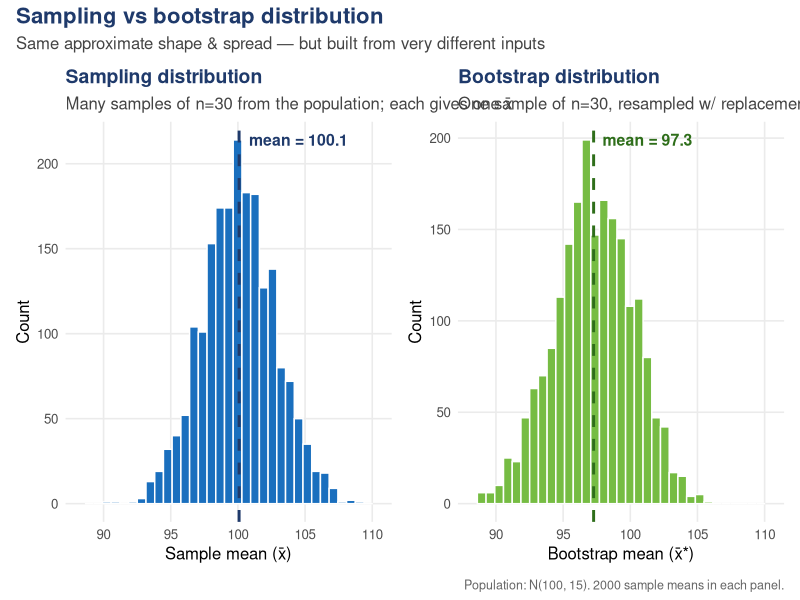
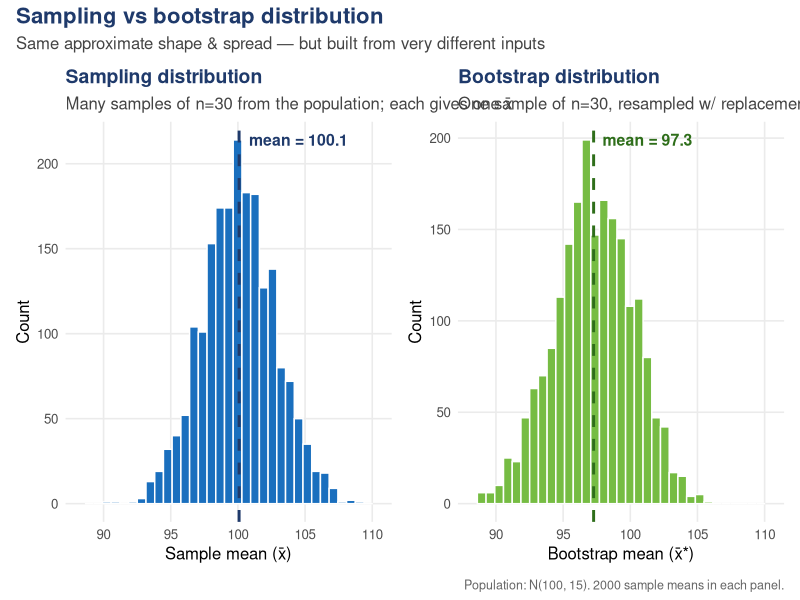
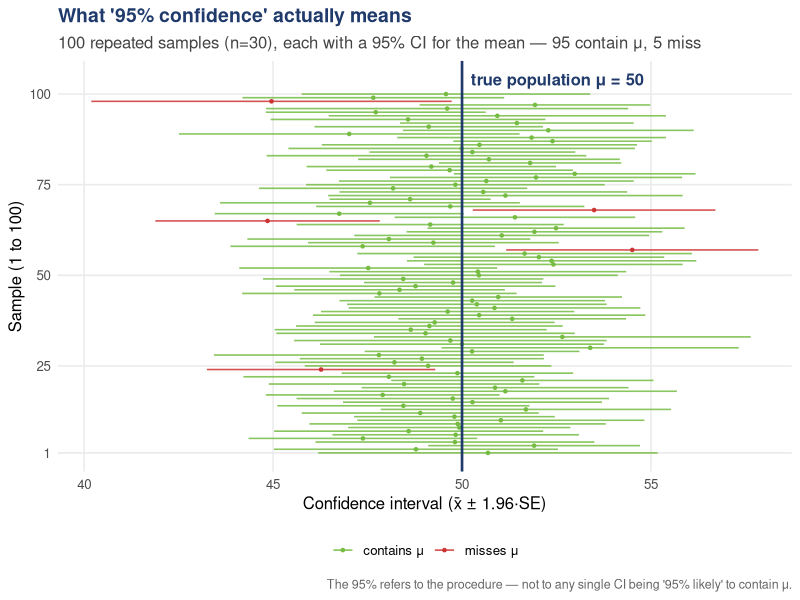
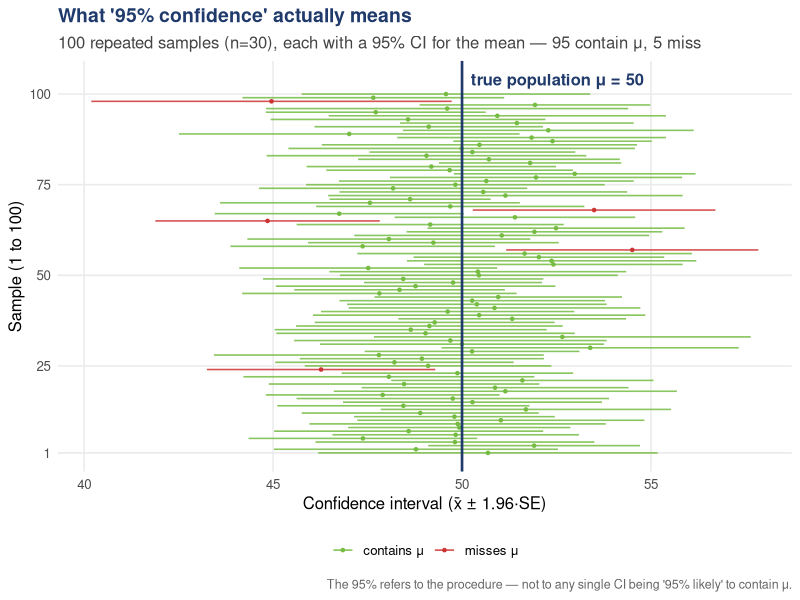
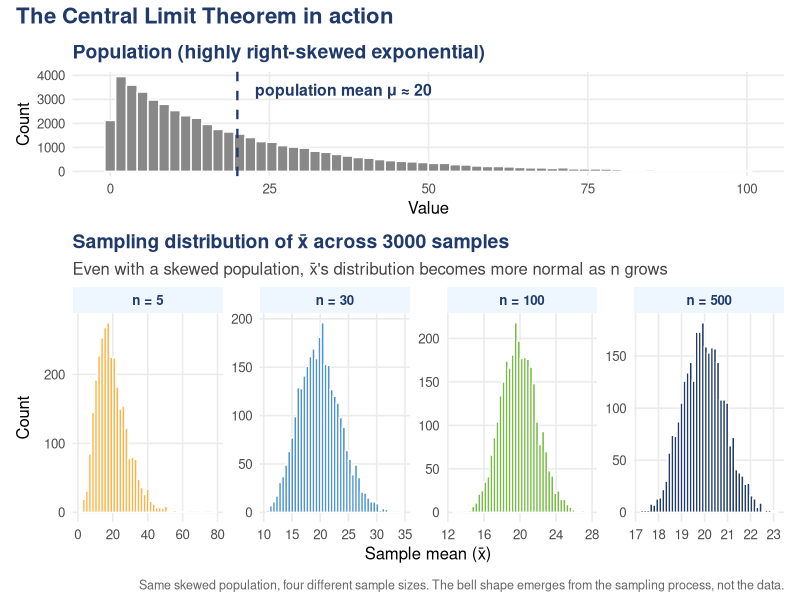
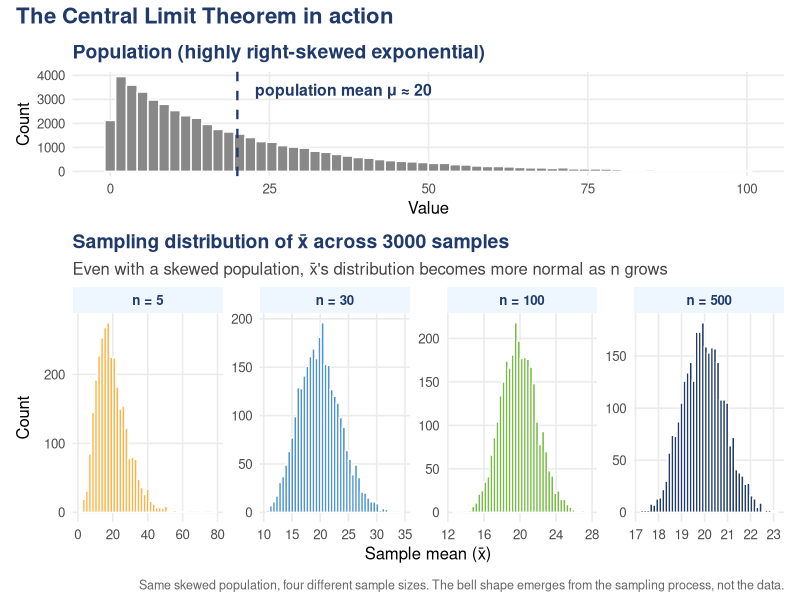
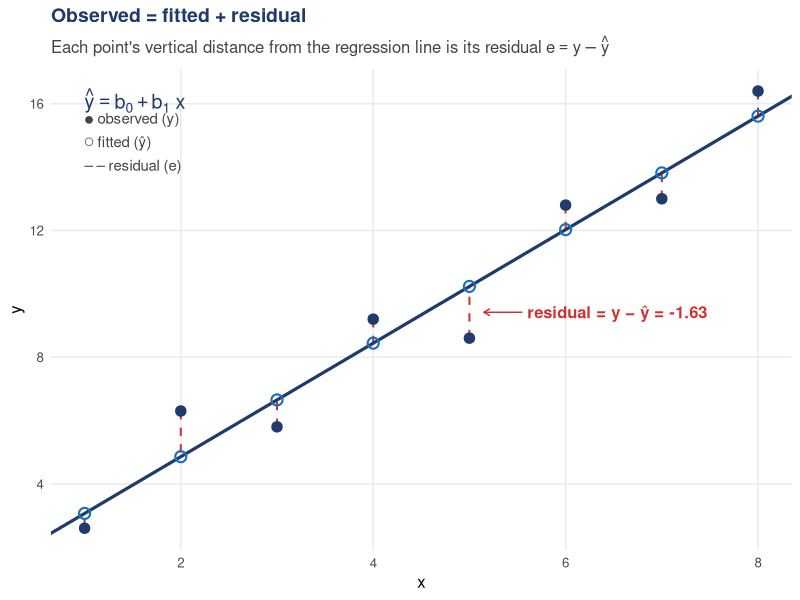
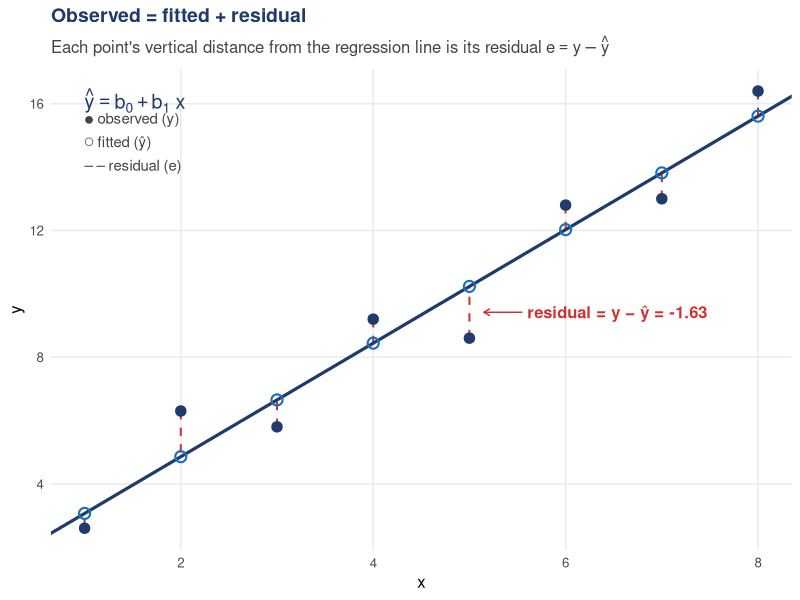

These charts were generated, in order, by the following R code:
#!/usr/bin/env Rscript
# Teaching diagrams generator
#
# Produces 8 instructor-quality diagrams for the concepts that students
# most often misunderstand. Each diagram is saved as BOTH:
#   * .svg  — vector format, scales infinitely; use in slides & print
#   * .png  — raster @ 144 dpi; for inline preview & quick screenshots
#
# Output dir: instructor-solutions/_site/diagrams/
# Linked from instructor-solutions/diagrams.qmd
#
# Run:  Rscript scripts/build_diagrams.R

suppressPackageStartupMessages({
  library(ggplot2)
  library(dplyr)
  library(tidyr)
  library(patchwork)
})

book <- "/Users/chesterismay/Desktop/repos/ModernDive_book"
if (dir.exists(book)) setwd(book)

out_dir <- "instructor-solutions/_site/diagrams"
dir.create(out_dir, showWarnings = FALSE, recursive = TRUE)

# Consistent visual identity — ModernDive navy / blue / green palette,
# uniform fonts, clean grids, large legible titles.
theme_md <- function(base_size = 12) {
  theme_minimal(base_size = base_size) +
    theme(
      plot.title = element_text(face = "bold", color = "#1F3A6B", size = base_size + 2),
      plot.subtitle = element_text(color = "#444", size = base_size),
      strip.text = element_text(face = "bold", color = "#1F3A6B"),
      strip.background = element_rect(fill = "#EEF6FF", color = NA),
      legend.position = "bottom",
      panel.grid.minor = element_blank(),
      panel.background = element_rect(fill = "white", color = NA),
      plot.background = element_rect(fill = "white", color = NA)
    )
}

save_diagram <- function(p, name, width = 10, height = 6) {
  svg_path <- file.path(out_dir, paste0(name, ".svg"))
  png_path <- file.path(out_dir, paste0(name, ".png"))
  ggsave(svg_path, p, width = width, height = height, device = "svg", bg = "white")
  ggsave(png_path, p, width = width, height = height, device = "png", dpi = 144, bg = "white")
  cat(sprintf("  wrote %s.svg + %s.png\n", name, name))
}

# ============================================================
# 1. Sampling distribution vs bootstrap distribution
# ============================================================
diagram_sampling_vs_bootstrap <- function() {
  cat("[1] sampling vs bootstrap\n")
  set.seed(42)

  population <- rnorm(50000, mean = 100, sd = 15)
  many_means <- replicate(2000, mean(sample(population, 30)))

  set.seed(100)
  one_sample <- sample(population, 30)
  boot_means <- replicate(2000, mean(sample(one_sample, replace = TRUE)))

  d <- bind_rows(
    data.frame(value = many_means, type = "Sampling distribution"),
    data.frame(value = boot_means, type = "Bootstrap distribution")
  )
  d$type <- factor(d$type, levels = c("Sampling distribution", "Bootstrap distribution"))

  # Range for shared x-axis so the two are directly comparable
  xrng <- range(d$value)

  p1 <- ggplot(filter(d, type == "Sampling distribution"), aes(x = value)) +
    geom_histogram(fill = "#1A6FBE", color = "white", bins = 35) +
    geom_vline(xintercept = mean(many_means), linetype = "dashed", color = "#1F3A6B", linewidth = 1) +
    annotate("text", x = mean(many_means), y = Inf, label = sprintf("mean = %.1f", mean(many_means)),
             color = "#1F3A6B", hjust = -0.1, vjust = 2, fontface = "bold", size = 4) +
    xlim(xrng) +
    labs(
      title = "Sampling distribution",
      subtitle = "Many samples of n=30 from the population; each gives one x̄",
      x = "Sample mean (x̄)", y = "Count"
    ) +
    theme_md()

  p2 <- ggplot(filter(d, type == "Bootstrap distribution"), aes(x = value)) +
    geom_histogram(fill = "#76BC43", color = "white", bins = 35) +
    geom_vline(xintercept = mean(boot_means), linetype = "dashed", color = "#2E6E1A", linewidth = 1) +
    annotate("text", x = mean(boot_means), y = Inf, label = sprintf("mean = %.1f", mean(boot_means)),
             color = "#2E6E1A", hjust = -0.1, vjust = 2, fontface = "bold", size = 4) +
    xlim(xrng) +
    labs(
      title = "Bootstrap distribution",
      subtitle = "One sample of n=30, resampled w/ replacement → 2000 x̄*'s",
      x = "Bootstrap mean (x̄*)", y = "Count"
    ) +
    theme_md()

  combined <- (p1 | p2) +
    plot_annotation(
      title = "Sampling vs bootstrap distribution",
      subtitle = "Same approximate shape & spread — but built from very different inputs",
      caption = "Population: N(100, 15). 2000 sample means in each panel.",
      theme = theme(
        plot.title = element_text(face = "bold", color = "#1F3A6B", size = 16),
        plot.subtitle = element_text(color = "#444", size = 12),
        plot.caption = element_text(color = "#666", size = 9)
      )
    )

  save_diagram(combined, "01_sampling_vs_bootstrap", width = 13, height = 5.2)
}

# ============================================================
# 2. 95% CI coverage in repeated sampling
# ============================================================
diagram_ci_coverage <- function() {
  cat("[2] 95% CI coverage\n")
  set.seed(42)
  mu <- 50; sigma <- 10
  n_samples <- 100
  n <- 30

  sims <- t(replicate(n_samples, {
    s <- rnorm(n, mu, sigma)
    m <- mean(s); se <- sd(s) / sqrt(n)
    c(lower = m - 1.96*se, upper = m + 1.96*se, mean = m)
  }))
  df <- as.data.frame(sims)
  df$id <- seq_len(n_samples)
  df$covers <- df$lower <= mu & df$upper >= mu
  df$status <- ifelse(df$covers, "contains μ", "misses μ")

  n_miss <- sum(!df$covers)
  n_cov  <- sum(df$covers)

  p <- ggplot(df, aes(y = id)) +
    geom_segment(aes(x = lower, xend = upper, yend = id, color = status), linewidth = 0.55, alpha = 0.85) +
    geom_point(aes(x = mean, color = status), size = 0.9) +
    geom_vline(xintercept = mu, color = "#1F3A6B", linewidth = 0.9) +
    annotate("text", x = mu, y = n_samples + 4, label = "true population μ = 50",
             color = "#1F3A6B", fontface = "bold", size = 4.2, hjust = -0.05) +
    scale_color_manual(values = c("contains μ" = "#76BC43", "misses μ" = "#CC3333")) +
    scale_y_continuous(breaks = c(1, 25, 50, 75, 100)) +
    labs(
      title = "What '95% confidence' actually means",
      subtitle = sprintf("100 repeated samples (n=30), each with a 95%% CI for the mean — %d contain μ, %d miss",
                         n_cov, n_miss),
      x = "Confidence interval (x̄ ± 1.96·SE)",
      y = "Sample (1 to 100)",
      color = NULL,
      caption = "The 95% refers to the procedure — not to any single CI being '95% likely' to contain μ."
    ) +
    theme_md() +
    theme(plot.caption = element_text(color = "#666", size = 9))

  save_diagram(p, "02_ci_coverage", width = 11, height = 8)
}

# ============================================================
# 3. CLT in action (skewed population → normal sampling dist as n grows)
# ============================================================
diagram_clt <- function() {
  cat("[3] CLT in action\n")
  set.seed(42)

  pop <- data.frame(x = rexp(50000, rate = 0.05))  # Heavily right-skewed
  pop_mean <- mean(pop$x)

  ns <- c(5, 30, 100, 500)
  draws <- function(n, k = 3000) {
    data.frame(
      n = factor(paste("n =", n), levels = paste("n =", ns)),
      sample_mean = replicate(k, mean(sample(pop$x, n, replace = TRUE)))
    )
  }
  dist_df <- bind_rows(lapply(ns, draws))

  pop_plot <- ggplot(filter(pop, x < 100), aes(x = x)) +
    geom_histogram(fill = "#888", color = "white", bins = 60) +
    geom_vline(xintercept = pop_mean, linetype = "dashed", color = "#1F3A6B", linewidth = 0.8) +
    annotate("text", x = pop_mean, y = Inf, label = sprintf("population mean μ ≈ %.0f", pop_mean),
             color = "#1F3A6B", hjust = -0.1, vjust = 2, fontface = "bold", size = 4) +
    labs(title = "Population (highly right-skewed exponential)",
         x = "Value", y = "Count") +
    theme_md()

  sd_plot <- ggplot(dist_df, aes(x = sample_mean, fill = n)) +
    geom_histogram(color = "white", bins = 45) +
    facet_wrap(~ n, ncol = 4, scales = "free") +
    scale_fill_manual(values = c("n = 5" = "#FFB347", "n = 30" = "#4D93D3",
                                  "n = 100" = "#76BC43", "n = 500" = "#1F3A6B"),
                      guide = "none") +
    labs(title = "Sampling distribution of x̄ across 3000 samples",
         subtitle = "Even with a skewed population, x̄'s distribution becomes more normal as n grows",
         x = "Sample mean (x̄)", y = "Count") +
    theme_md()

  combined <- pop_plot / sd_plot +
    plot_layout(heights = c(1, 2)) +
    plot_annotation(
      title = "The Central Limit Theorem in action",
      caption = "Same skewed population, four different sample sizes. The bell shape emerges from the sampling process, not the data.",
      theme = theme(
        plot.title = element_text(face = "bold", color = "#1F3A6B", size = 16),
        plot.caption = element_text(color = "#666", size = 9)
      )
    )

  save_diagram(combined, "03_clt", width = 12, height = 8)
}

# ============================================================
# 4. Regression: observed = fitted + residual
# ============================================================
diagram_residuals <- function() {
  cat("[4] regression residuals\n")
  set.seed(7)
  d <- data.frame(x = c(1, 2, 3, 4, 5, 6, 7, 8))
  d$y <- 1.5 + 1.7 * d$x + c(-0.6, 1.4, -0.8, 0.9, -1.4, 1.1, -0.4, 1.3)
  fit <- lm(y ~ x, d)
  d$fitted <- predict(fit)
  d$resid  <- d$y - d$fitted

  # Pick one point to annotate explicitly
  hi <- which.max(abs(d$resid))

  p <- ggplot(d, aes(x = x, y = y)) +
    geom_segment(aes(xend = x, yend = fitted), color = "#CC3333",
                 linetype = "dashed", linewidth = 0.7) +
    geom_abline(slope = coef(fit)["x"], intercept = coef(fit)["(Intercept)"],
                color = "#1F3A6B", linewidth = 1.1) +
    geom_point(aes(y = fitted), size = 3, color = "#1A6FBE", shape = 1, stroke = 1.1) +
    geom_point(size = 3.2, color = "#1F3A6B") +
    annotate("segment", x = d$x[hi] + 0.55, xend = d$x[hi] + 0.15,
             y = (d$y[hi] + d$fitted[hi]) / 2, yend = (d$y[hi] + d$fitted[hi]) / 2,
             arrow = arrow(length = unit(0.18, "cm")), color = "#CC3333") +
    annotate("text", x = d$x[hi] + 0.6, y = (d$y[hi] + d$fitted[hi]) / 2,
             label = sprintf("residual = y − ŷ = %.2f", d$resid[hi]),
             color = "#CC3333", hjust = 0, fontface = "bold", size = 4.2) +
    annotate("text", x = 1, y = max(d$y) - 0.3,
             label = expression(hat(y) == b[0] + b[1]~x),
             color = "#1F3A6B", hjust = 0, size = 5) +
    annotate("text", x = 1, y = max(d$y) - 1.6,
             label = "● observed (y)\n○ fitted (ŷ)\n– – residual (e)",
             color = "#444", hjust = 0, size = 3.8, lineheight = 1.3) +
    labs(
      title = "Observed = fitted + residual",
      subtitle = expression("Each point's vertical distance from the regression line is its residual" ~ e == y - hat(y)),
      x = "x", y = "y"
    ) +
    theme_md()

  save_diagram(p, "04_regression_residuals", width = 10, height = 6.5)
}

# ============================================================
# 5. LINE diagnostic plots — what each violation looks like
# ============================================================
diagram_line <- function() {
  cat("[5] LINE diagnostic plots\n")
  set.seed(42)
  n <- 120

  # L violation — linearity (curved residuals)
  x_L <- runif(n, 0, 10)
  y_L <- 2 + 0.5 * x_L^2 + rnorm(n, sd = 3)
  fit_L <- lm(y_L ~ x_L)
  d_L <- data.frame(fitted = fitted(fit_L), resid = resid(fit_L))

  # I violation — independence (residuals over time autocorrelated)
  t <- 1:n
  noise <- arima.sim(list(ar = 0.85), n = n) * 1.5
  y_I <- 5 + 0.03 * t + as.numeric(noise)
  fit_I <- lm(y_I ~ t)
  d_I <- data.frame(t = t, resid = resid(fit_I))

  # N violation — normality (heavy-tailed residuals via t-dist)
  resids_N <- rt(n, df = 3) * 2
  d_N <- data.frame(theoretical = qnorm(ppoints(n)), sample = sort(resids_N))

  # E violation — equal variance (fan-shaped residuals)
  x_E <- runif(n, 0, 10)
  y_E <- 2 + 0.5 * x_E + rnorm(n, sd = 0.4 * x_E)
  fit_E <- lm(y_E ~ x_E)
  d_E <- data.frame(fitted = fitted(fit_E), resid = resid(fit_E))

  p_L <- ggplot(d_L, aes(x = fitted, y = resid)) +
    geom_hline(yintercept = 0, color = "gray60", linetype = "dashed") +
    geom_point(color = "#CC3333", size = 1.8, alpha = 0.7) +
    geom_smooth(se = FALSE, color = "#1F3A6B", linewidth = 0.9) +
    labs(title = "L — Linearity violated",
         subtitle = "Curved (U-shaped) pattern in residuals vs fitted",
         x = "Fitted values", y = "Residuals") +
    theme_md(base_size = 11)

  p_I <- ggplot(d_I, aes(x = t, y = resid)) +
    geom_hline(yintercept = 0, color = "gray60", linetype = "dashed") +
    geom_line(color = "#CC3333", linewidth = 0.6) +
    geom_point(color = "#CC3333", size = 1.6, alpha = 0.7) +
    labs(title = "I — Independence violated",
         subtitle = "Residuals stay positive/negative in runs (autocorrelation)",
         x = "Observation order (time)", y = "Residuals") +
    theme_md(base_size = 11)

  p_N <- ggplot(d_N, aes(x = theoretical, y = sample)) +
    geom_abline(slope = 1, intercept = 0, linetype = "dashed", color = "gray60") +
    geom_point(color = "#CC3333", size = 1.8, alpha = 0.7) +
    labs(title = "N — Normality violated",
         subtitle = "QQ-plot points pull away at both tails (heavy-tailed residuals)",
         x = "Theoretical normal quantiles", y = "Sample quantiles") +
    theme_md(base_size = 11)

  p_E <- ggplot(d_E, aes(x = fitted, y = resid)) +
    geom_hline(yintercept = 0, color = "gray60", linetype = "dashed") +
    geom_point(color = "#CC3333", size = 1.8, alpha = 0.7) +
    labs(title = "E — Equal-variance violated",
         subtitle = "Residual spread fans out as fitted value increases (heteroscedasticity)",
         x = "Fitted values", y = "Residuals") +
    theme_md(base_size = 11)

  combined <- (p_L | p_I) / (p_N | p_E) +
    plot_annotation(
      title = "LINE conditions for regression inference — what each violation looks like",
      subtitle = "Four diagnostic plots, one per condition. Each shows a CLEAR violation; on a healthy model, all four would look like random scatter around 0.",
      theme = theme(
        plot.title = element_text(face = "bold", color = "#1F3A6B", size = 14),
        plot.subtitle = element_text(color = "#444", size = 11)
      )
    )

  save_diagram(combined, "05_line_diagnostics", width = 12, height = 9)
}

# ============================================================
# 6. Permutation test mechanism
# ============================================================
diagram_permutation <- function() {
  cat("[6] permutation test mechanism\n")
  set.seed(42)

  # Original two-group data (observed: group A and B with real difference)
  nA <- 25; nB <- 25
  groupA <- rnorm(nA, mean = 5.5, sd = 1.0)
  groupB <- rnorm(nB, mean = 4.0, sd = 1.0)
  values <- c(groupA, groupB)
  labels <- c(rep("A", nA), rep("B", nB))
  observed_diff <- mean(groupA) - mean(groupB)

  # Generate null distribution by shuffling labels many times
  n_perms <- 5000
  null_diffs <- replicate(n_perms, {
    shuffled <- sample(labels)
    mean(values[shuffled == "A"]) - mean(values[shuffled == "B"])
  })
  p_value <- mean(abs(null_diffs) >= abs(observed_diff))

  # === Top row: original data + 4 example shuffles
  shuffles_for_display <- lapply(1:4, function(i) {
    set.seed(100 + i)
    shuffled <- sample(labels)
    data.frame(
      iter = paste0("Shuffle ", i),
      value = values, group = shuffled,
      diff = mean(values[shuffled == "A"]) - mean(values[shuffled == "B"])
    )
  })
  shuffle_df <- bind_rows(shuffles_for_display)
  shuffle_df$iter <- factor(shuffle_df$iter, levels = paste0("Shuffle ", 1:4))

  observed_df <- data.frame(
    iter = "Observed",
    value = values, group = labels,
    diff = observed_diff
  )

  all_top <- bind_rows(observed_df, shuffle_df)
  all_top$iter <- factor(all_top$iter, levels = c("Observed", paste0("Shuffle ", 1:4)))
  diff_labels <- all_top %>% group_by(iter) %>% summarize(diff = first(diff)) %>%
    mutate(label = sprintf("diff = %.2f", diff))

  top_panel <- ggplot(all_top, aes(x = group, y = value, color = group)) +
    geom_jitter(width = 0.18, size = 1.6, alpha = 0.75) +
    geom_text(data = diff_labels, aes(x = 1.5, y = max(values) + 0.7, label = label),
              color = "#1F3A6B", fontface = "bold", size = 3.5, inherit.aes = FALSE) +
    facet_wrap(~ iter, ncol = 5) +
    scale_color_manual(values = c("A" = "#1A6FBE", "B" = "#CC9933"), guide = "none") +
    labs(x = NULL, y = "Value") +
    theme_md(base_size = 10) +
    theme(strip.text = element_text(size = 10))

  # === Bottom: null distribution + observed marker
  bottom_panel <- ggplot(data.frame(d = null_diffs), aes(x = d)) +
    geom_histogram(fill = "#888", color = "white", bins = 60) +
    geom_vline(xintercept = c(-observed_diff, observed_diff),
               color = "#CC3333", linewidth = 1, linetype = "dashed") +
    annotate("text", x = observed_diff, y = Inf, label = sprintf("observed = %.2f", observed_diff),
             color = "#CC3333", fontface = "bold", hjust = -0.05, vjust = 2, size = 4) +
    annotate("text", x = -observed_diff, y = Inf, label = sprintf("−observed = %.2f", -observed_diff),
             color = "#CC3333", fontface = "bold", hjust = 1.05, vjust = 2, size = 4) +
    labs(
      title = sprintf("Null distribution of %d shuffled differences", n_perms),
      subtitle = sprintf("p-value = proportion of shuffles |diff| ≥ |observed| = %.4f", p_value),
      x = "Difference in shuffled group means (A − B)", y = "Count"
    ) +
    theme_md()

  combined <- top_panel / bottom_panel +
    plot_layout(heights = c(1, 1.6)) +
    plot_annotation(
      title = "Permutation test mechanism",
      subtitle = "Top: original data + 4 example shuffles, each with its (under-the-null) difference.   Bottom: histogram of 5000 shuffles, observed marked in red.",
      theme = theme(
        plot.title = element_text(face = "bold", color = "#1F3A6B", size = 16),
        plot.subtitle = element_text(color = "#444", size = 11)
      )
    )

  save_diagram(combined, "06_permutation_test", width = 13, height = 9)
}

# ============================================================
# 7. Tidy data structure
# ============================================================
diagram_tidy_data <- function() {
  cat("[7] tidy data structure\n")

  # Helper: turn a small data frame into a ggplot "table"
  table_plot <- function(df, title, subtitle = NULL, highlight = NULL,
                          title_color = "#1F3A6B") {
    long <- df |>
      mutate(row = row_number()) |>
      pivot_longer(-row, names_to = "col", values_to = "val") |>
      mutate(col = factor(col, levels = names(df)))
    long$highlight <- if (!is.null(highlight)) {
      paste(long$row, long$col) %in% highlight
    } else FALSE

    # Add the header row as row 0
    header <- data.frame(
      row = 0, col = factor(names(df), levels = names(df)),
      val = names(df), highlight = FALSE
    )
    plotdf <- bind_rows(header, long)

    ggplot(plotdf, aes(x = col, y = -row)) +
      geom_tile(aes(fill = ifelse(row == 0, "header",
                                   ifelse(highlight, "bad", "cell"))),
                color = "white", linewidth = 1.5) +
      geom_text(aes(label = val, fontface = ifelse(row == 0, "bold", "plain")),
                color = "white", size = 3.7) +
      scale_fill_manual(values = c("header" = "#1F3A6B",
                                    "cell" = "#4D93D3",
                                    "bad" = "#CC3333"),
                        guide = "none") +
      labs(title = title, subtitle = subtitle) +
      scale_x_discrete(position = "top") +
      coord_fixed() +
      theme_void(base_size = 10) +
      theme(
        plot.title = element_text(face = "bold", color = title_color, size = 12, hjust = 0),
        plot.subtitle = element_text(color = "#555", size = 9, hjust = 0)
      )
  }

  # The same observations expressed 4 ways:
  # treatment outcomes for 3 patients (P1-P3) before & after a treatment
  untidy_A <- data.frame(
    patient = c("P1", "P2", "P3"),
    before  = c("5",  "7",  "6"),
    after   = c("8", "10",  "7")
  )
  # Bad: "before" and "after" are values of a variable (time), not separate columns

  untidy_B <- data.frame(
    patient = c("P1", "P2", "P3"),
    measurements = c("5, 8", "7, 10", "6, 7")
  )
  # Bad: two values in one cell

  untidy_C <- data.frame(
    info_pair  = c("P1 before", "P1 after", "P2 before", "P2 after", "P3 before", "P3 after"),
    score      = c("5", "8", "7", "10", "6", "7")
  )
  # Bad: variable info crammed into row labels

  tidy_form <- data.frame(
    patient = c("P1", "P1", "P2", "P2", "P3", "P3"),
    time    = c("before", "after", "before", "after", "before", "after"),
    score   = c("5", "8", "7", "10", "6", "7")
  )

  p_a <- table_plot(untidy_A, "❌ Untidy form 1 — wide",
                    subtitle = "'before' & 'after' are LEVELS of one variable, not separate variables",
                    highlight = c("1 before", "1 after", "2 before", "2 after", "3 before", "3 after"))
  p_b <- table_plot(untidy_B, "❌ Untidy form 2 — multiple values per cell",
                    subtitle = "Each cell holds two numbers; analysis tools expect ONE value per cell",
                    highlight = c("1 measurements", "2 measurements", "3 measurements"))
  p_c <- table_plot(untidy_C, "❌ Untidy form 3 — variables in row labels",
                    subtitle = "'patient' and 'time' are smushed into the label column",
                    highlight = c("1 info_pair", "2 info_pair", "3 info_pair", "4 info_pair", "5 info_pair", "6 info_pair"))
  p_d <- table_plot(tidy_form, "✓ Tidy form",
                    subtitle = "Each row is one observation; each column is one variable; each cell is one value",
                    title_color = "#2E6E1A")

  combined <- (p_a | p_b) / (p_c | p_d) +
    plot_annotation(
      title = "Three ways to be untidy — and the one way to be tidy",
      subtitle = "Same data (3 patients × 2 time-points = 6 observations), four representations",
      theme = theme(
        plot.title = element_text(face = "bold", color = "#1F3A6B", size = 16),
        plot.subtitle = element_text(color = "#444", size = 11)
      )
    )

  save_diagram(combined, "07_tidy_data", width = 12, height = 9)
}

# ============================================================
# 8. dplyr verbs flowchart
# ============================================================
diagram_dplyr_verbs <- function() {
  cat("[8] dplyr verbs\n")

  # Tiny illustrative data frame: 5 rows × 3 cols
  starter <- data.frame(
    name  = c("Ana", "Bob", "Cy",  "Dee", "El"),
    age   = c(30L,  25L,  41L,   18L,  29L),
    role  = c("teacher", "student", "teacher", "student", "teacher"),
    stringsAsFactors = FALSE
  )

  # Tiny table renderer
  mini_table <- function(df, title, subtitle = NULL, highlight_rows = NULL,
                          highlight_cols = NULL, title_color = "#1F3A6B") {
    if (nrow(df) == 0) {
      placeholder <- data.frame(name = "(empty)")
      return(mini_table(placeholder, title, subtitle, title_color = title_color))
    }
    df_str <- as.data.frame(lapply(df, as.character))
    long <- df_str |>
      mutate(row = row_number()) |>
      pivot_longer(-row, names_to = "col", values_to = "val") |>
      mutate(col = factor(col, levels = names(df_str)))
    long$highlight <- (long$row %in% (highlight_rows %||% c())) |
                       (as.character(long$col) %in% (highlight_cols %||% c()))

    header <- data.frame(
      row = 0, col = factor(names(df_str), levels = names(df_str)),
      val = names(df_str), highlight = FALSE
    )
    plotdf <- bind_rows(header, long)

    ggplot(plotdf, aes(x = col, y = -row)) +
      geom_tile(aes(fill = ifelse(row == 0, "header",
                                   ifelse(highlight, "high", "cell"))),
                color = "white", linewidth = 1.4) +
      geom_text(aes(label = val,
                    fontface = ifelse(row == 0, "bold", "plain")),
                color = "white", size = 3.2) +
      scale_fill_manual(values = c("header" = "#1F3A6B",
                                    "cell" = "#4D93D3",
                                    "high" = "#76BC43"),
                        guide = "none") +
      labs(title = title, subtitle = subtitle) +
      scale_x_discrete(position = "top") +
      coord_fixed() +
      theme_void(base_size = 9) +
      theme(
        plot.title = element_text(face = "bold", color = title_color, size = 11, hjust = 0),
        plot.subtitle = element_text(color = "#555", size = 8.5, hjust = 0,
                                      margin = margin(b = 4))
      )
  }
  `%||%` <- function(a, b) if (is.null(a)) b else a

  # filter() — keep rows matching condition
  filter_after <- starter |> dplyr::filter(role == "teacher")
  p_filter <- mini_table(filter_after,
                          "filter()",
                          "keep only rows where role == 'teacher'",
                          highlight_rows = 1:nrow(filter_after))

  # select() — keep columns
  select_after <- starter |> dplyr::select(name, age)
  p_select <- mini_table(select_after,
                          "select()",
                          "keep only columns 'name' & 'age'",
                          highlight_cols = c("name", "age"))

  # mutate() — add a column
  mutate_after <- starter |> dplyr::mutate(age_doubled = age * 2)
  p_mutate <- mini_table(mutate_after,
                          "mutate()",
                          "add a NEW column derived from existing ones",
                          highlight_cols = "age_doubled")

  # arrange() — sort rows
  arrange_after <- starter |> dplyr::arrange(age)
  p_arrange <- mini_table(arrange_after,
                           "arrange()",
                           "sort rows by 'age' (ascending)")

  # summarize() — collapse to 1 row
  summarize_after <- starter |> dplyr::summarize(mean_age = round(mean(age), 1),
                                                  n = n())
  p_summarize <- mini_table(summarize_after,
                             "summarize()",
                             "collapse to one row of aggregates",
                             highlight_rows = 1)

  # group_by + summarize — collapse per group
  group_after <- starter |> dplyr::group_by(role) |>
    dplyr::summarize(mean_age = round(mean(age), 1), n = n(), .groups = "drop")
  p_group <- mini_table(group_after,
                         "group_by() + summarize()",
                         "collapse to one row PER GROUP of 'role'",
                         highlight_cols = "role")

  starter_panel <- mini_table(starter,
                               "starting data frame",
                               "5 rows × 3 columns",
                               title_color = "#444")

  # Layout: starter in the middle row by itself, then 6 verbs in 3x2 grid
  verbs_grid <- (p_filter | p_select | p_mutate) / (p_arrange | p_summarize | p_group)

  combined <- starter_panel / verbs_grid +
    plot_layout(heights = c(1, 2.4)) +
    plot_annotation(
      title = "The 6 core dplyr verbs — before / after on the same starter frame",
      subtitle = "Each verb takes a data frame and returns a NEW one. Green highlights show what changed.",
      theme = theme(
        plot.title = element_text(face = "bold", color = "#1F3A6B", size = 16),
        plot.subtitle = element_text(color = "#444", size = 11)
      )
    )

  save_diagram(combined, "08_dplyr_verbs", width = 13, height = 10)
}

# ============================================================
# Run all
# ============================================================
cat("\n=== Building 8 teaching diagrams ===\n\n")
t_start <- Sys.time()

diagram_sampling_vs_bootstrap()
diagram_ci_coverage()
diagram_clt()
diagram_residuals()
diagram_line()
diagram_permutation()
diagram_tidy_data()
diagram_dplyr_verbs()

cat(sprintf("\nAll 8 diagrams built in %.1fs. Output: %s\n",
            as.numeric(difftime(Sys.time(), t_start, units = "secs")),
            out_dir))
